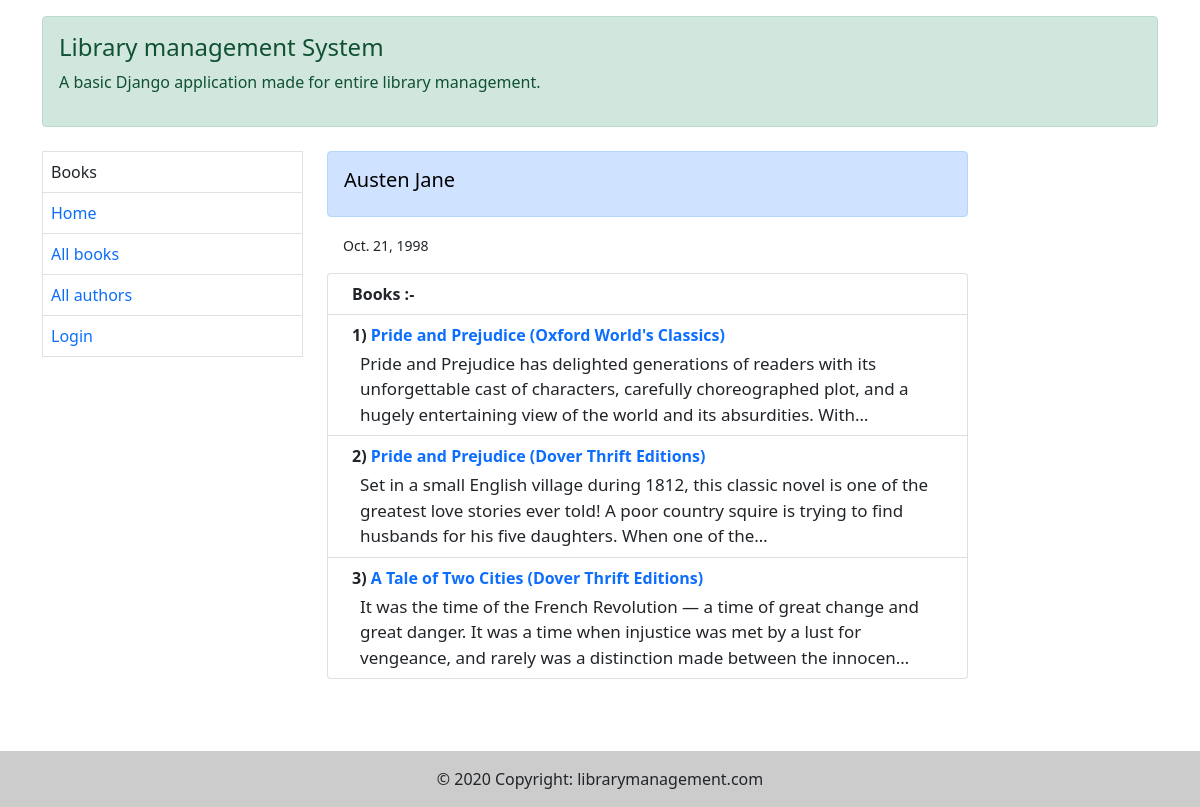
Screenshot of /catalog/author/Jane/1 with the database file from the repository.
### catalog/models.py (models this page shows, shortened)
class Author(models.Model):
    first_name = models.CharField(max_length=100)
    last_name = models.CharField(max_length=100)
    date_of_birth = models.DateField(null=True, blank=True)
    date_of_death = models.DateField('Date of death', null=True, blank=True)
    class Meta:
        ordering = ['last_name', 'first_name']

class Book(models.Model):
    title = models.CharField(max_length=300, help_text="Enter book title")
    author = models.ForeignKey('Author', on_delete=models.SET_NULL, null=True)
    summary = models.TextField(max_length=1000, help_text="Enter brief summary of the book")
    isbn = models.CharField('ISBN', max_length=13, unique=True, help_text="13 Character <a href='https://www.isbn-international.org/content/what-isbn'>ISBN number</a>")
    genre = models.ManyToManyField(Genre, help_text="Select a genre for this book")
    language = models.ForeignKey("Language", on_delete=models.SET_NULL, null=True)
    def get_absolute_url(self):
        return reverse('book-detail', args=[str(self.id)])
    def display_genre(self):
        """Create a string for genre as Admin cannot support ManyToMany in 'list_display'"""
        return ', '.join(genre.name for genre in self.genre.all()[:3])
    display_genre.short_description = 'Genre'

### catalog/views.py (the view)
# urls.py: path('author/<str:name>/<int:pk>', views.AuthorDetailView.as_view(), name="author-detail"),
class AuthorDetailView(generic.DetailView):
    model = Author
    template_name = 'catalog/author_detail.html'
    context_object_name = 'author'

### templates/catalog/author_detail.html (shortened to what this page needs)
{% extends 'catalog/base.html' %}
{% load static %}
{% block body %}
    <div class="alert alert-primary" role="alert">
        <h5 style="color: black">{{ author.first_name }} {{ author.last_name }}</h5>
    </div>
    <small class="p-3">{{ author.date_of_birth }}</small>
    <ol class="list-group list-group mt-3">
        <li class="list-group-item d-flex justify-content-between align-items-start">
            <div class="ms-2 me-auto">
                <div class="fw-bold">Books :-</div>
            </div>
        </li>
    {% if author.book_set.all %}
        {% for book in author.book_set.all %}
        <li class="list-group-item d-flex justify-content-between align-items-start">
            <div class="ms-2 me-auto">
                <div class="fw-bold">{{ forloop.counter }})  <a href="{{ book.get_absolute_url }}">{{ book.title }}</a></div>
                <div style="font-size: 17px" class="ms-2 pt-1">{{ book.summary|truncatechars:'200' }}</div>
            </div>
        </li>
    {% endfor %}
        {% else %}
        <li class="list-group-item d-flex justify-content-between align-items-start">
            <div class="ms-2 me-auto">
                <div style="color: palevioletred" class="fw-bold">'{{ author.first_name|capfirst }}' has not written any books</div>
            </div>
        </li>
    {% endif %}
    </ol>
    <br><br><br>
{% endblock %}

### rows the page displays
Author: first_name "Austen", last_name "Jane", date_of_birth "Oct. 21, 1998"
Book: title "Pride and Prejudice (Oxford World's Classics)", summary "Pride and Prejudice has delighted generations of readers with its unforgettable cast of characters, carefully choreographed plot, and a hugely entertaining view of the world and its absurdities. With…"
Book: title "Pride and Prejudice (Dover Thrift Editions)", summary "Set in a small English village during 1812, this classic novel is one of the greatest love stories ever told! A poor country squire is trying to find husbands for his five daughters. When one of the…"
Book: title "A Tale of Two Cities (Dover Thrift Editions)", summary "It was the time of the French Revolution — a time of great change and great danger. It was a time when injustice was met by a lust for vengeance, and rarely was a distinction made between the innocen…"
